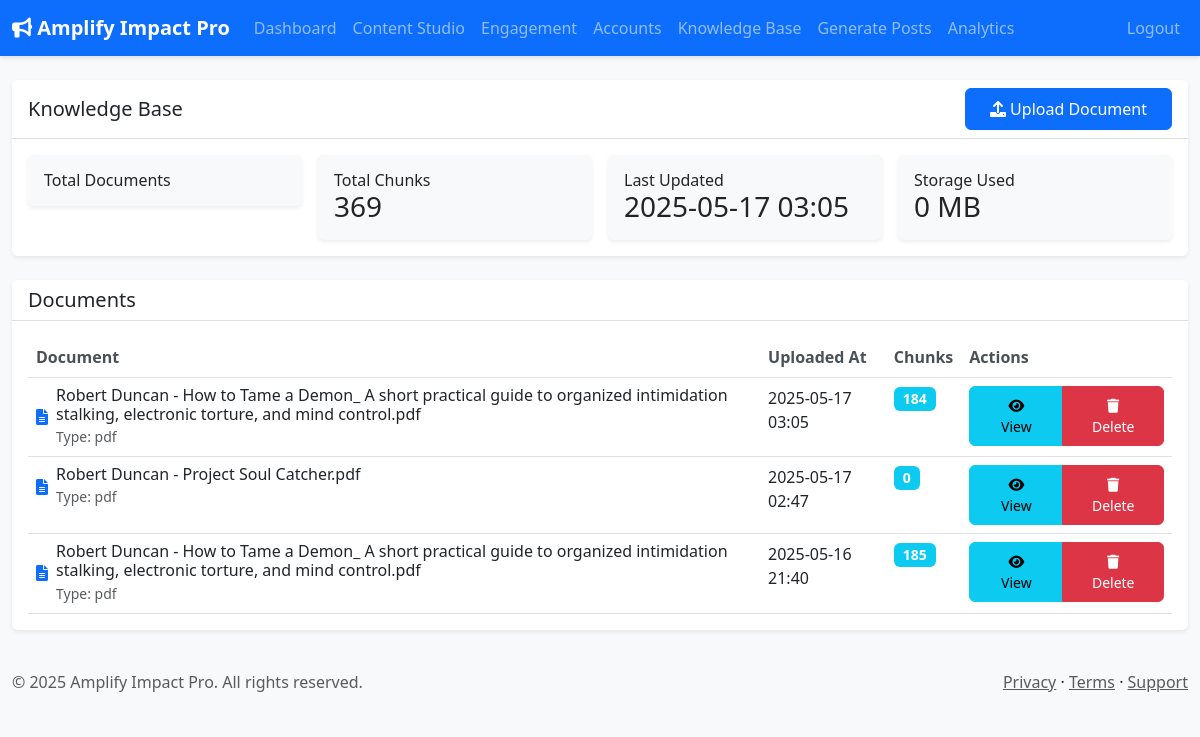
Page /knowledge-base/ (signed in) on the committed database.
### app/models.py (models this page shows, shortened)
class KnowledgeDocument(db.Model):
    id = db.Column(db.Integer, primary_key=True)
    portal_user_id = db.Column(db.Integer, db.ForeignKey('portal_user.id'), nullable=False)
    filename = db.Column(db.String(255), nullable=False)
    original_filename = db.Column(db.String(255))
    file_type = db.Column(db.String(10))
    status = db.Column(db.String(50), default="uploaded")
    processed_at = db.Column(db.DateTime)
    uploaded_at = db.Column(db.DateTime, default=lambda: datetime.now(timezone.utc))
    portal_user = db.relationship('PortalUser', backref=db.backref('knowledge_documents', lazy=True))
    chunks = db.relationship('KnowledgeChunk', backref='document', lazy='dynamic', cascade="all, delete-orphan")

### app/routes/knowledge_base.py (the view, shortened to what this page needs)
@kb_bp.route('/', methods=['GET', 'POST'])
@login_required
def manage_knowledge_base():
    form = KnowledgeDocumentUploadForm()
    kb_manager = KnowledgeBaseManager(current_user.id)
    documents_query = db.select(KnowledgeDocument).filter_by(
        portal_user_id=current_user.id
    ).order_by(KnowledgeDocument.uploaded_at.desc())
    documents = db.session.scalars(documents_query).all()
    def calculate_total_chunks(docs):
        return sum(doc.chunks.count() if hasattr(doc, 'chunks') and hasattr(doc.chunks, 'count') else len(getattr(doc, 'chunks', [])) for doc in docs)
    def calculate_last_updated(docs):
        dates = [doc.uploaded_at for doc in docs if getattr(doc, 'uploaded_at', None)]
        return max(dates) if dates else None
    total_chunks_val = calculate_total_chunks(documents)
    last_updated_val = calculate_last_updated(documents)
    storage_used_val = calculate_storage_used() if 'calculate_storage_used' in globals() else None
    return render_template('knowledge_base/index.html',
                         form=form,
                         documents=documents,
                         total_chunks=total_chunks_val,
                         last_updated=last_updated_val,
                         storage_used=storage_used_val)

### app/models.py (called while the page is built)
@login_manager.user_loader
def load_user(id):
    return db.session.get(PortalUser, int(id))

### app/templates/knowledge_base/index.html (shortened to what this page needs)
{% extends "base.html" %}
{% block content %}
<div class="row">
    <div class="col-12 mb-4">
        <div class="card">
            <div class="card-header d-flex justify-content-between align-items-center">
                <h5 class="card-title mb-0">Knowledge Base</h5>
                <a href="#" class="btn btn-primary" data-bs-toggle="modal" data-bs-target="#uploadModal">
                    <i class="fas fa-upload"></i> Upload Document
                </a>
            </div>
            <div class="card-body">
                <div class="row g-3">
                    <div class="col-md-3">
                        <div class="card bg-light">
                            <div class="card-body">
                                <h6 class="card-title mb-0">Total Documents</h6>
                            </div>
                        </div>
                    </div>
                    <div class="col-md-3">
                        <div class="card bg-light">
                            <div class="card-body">
                                <h6 class="card-title mb-0">Total Chunks</h6>
                                <h3 class="mb-0">{{ total_chunks }}</h3>
                            </div>
                        </div>
                    </div>
                    <div class="col-md-3">
                        <div class="card bg-light">
                            <div class="card-body">
                                <h6 class="card-title mb-0">Last Updated</h6>
                                <h3 class="mb-0">{{ last_updated.strftime('%Y-%m-%d %H:%M') if last_updated else 'Never' }}</h3>
                            </div>
                        </div>
                    </div>
                    <div class="col-md-3">
                        <div class="card bg-light">
                            <div class="card-body">
                                <h6 class="card-title mb-0">Storage Used</h6>
                                <h3 class="mb-0">{{ storage_used }} MB</h3>
                            </div>
                        </div>
                    </div>
                </div>
            </div>
        </div>
    </div>
    <div class="col-12">
        <div class="card">
            <div class="card-header">
                <h5 class="card-title mb-0">Documents</h5>
            </div>
            <div class="card-body">
                {% if documents %}
                <div class="table-responsive">
                    <table class="table">
                        <thead>
                            <tr>
                                <th>Document</th>
                                <th>Uploaded At</th>
                                <th>Chunks</th>
                                <th>Actions</th>
                            </tr>
                        </thead>
                        <tbody>
                            {% for document in documents %}
                            <tr>
                                <td>
                                    <div class="d-flex align-items-center">
                                        <i class="fas fa-file-alt text-primary me-2"></i>
                                        <div>
                                            <h6 class="mb-0">{{ document.original_filename }}</h6>
                                            <small class="text-muted">Type: {{ document.file_type }}</small>
                                        </div>
                                    </div>
                                </td>
                                <td>
                                    {{ document.uploaded_at.strftime('%Y-%m-%d %H:%M') }}
                                </td>
                                <td>
                                    <span class="badge bg-info">
                                        {{ document.chunks.count() }}
                                    </span>
                                </td>
                                <td>
                                    <div class="btn-group">
                                        <a href="{{ url_for('kb_bp.view_document', document_id=document.id) }}"
                                           class="btn btn-sm btn-info">
                                            <i class="fas fa-eye"></i> View
                                        </a>
                                        <button type="button" class="btn btn-sm btn-danger"
                                                data-bs-toggle="modal"
                                                data-bs-target="#deleteDocumentModal"
                                                data-document-id="{{ document.id }}">
                                            <i class="fas fa-trash"></i> Delete
                                        </button>
                                    </div>
                                </td>
                            </tr>
                            {% endfor %}
                        </tbody>
                    </table>
                </div>
                {% else %}
                <div class="text-center py-4">
                    <p class="text-muted">No documents found. Click the button above to upload a document.</p>
                </div>
                {% endif %}
            </div>
        </div>
    </div>
</div>
{% endblock %}

### app/static/css/style.css (style rules this page uses)
body { background-color: #f8f9fa; }
.card { border: none; box-shadow: 0 0.125rem 0.25rem rgba(0,0,0,0.075); }
.card-header { background-color: #fff; border-bottom: 1px solid rgba(0,0,0,0.125); }
.btn { padding: 0.5rem 1.5rem; border-radius: 0.375rem; }
.btn-primary { background-color: #0d6efd; border-color: #0d6efd; }
.table { margin-bottom: 0; }
.table th { font-weight: 600; color: #495057; }
.badge { font-size: 0.875rem; padding: 0.35em 0.65em; }

### rows in the picture
KnowledgeDocument: uploaded_at "2025-05-17 03:05", original_filename "Robert Duncan - How to Tame a Demon_ A short practical guide to organized intimidation stalking, electronic torture, and mind control.pdf", file_type "pdf", chunks.count "184"
KnowledgeDocument: original_filename "Robert Duncan - Project Soul Catcher.pdf", file_type "pdf", uploaded_at "2025-05-17 02:47", chunks.count "0"
KnowledgeDocument: original_filename "Robert Duncan - How to Tame a Demon_ A short practical guide to organized intimidation stalking, electronic torture, and mind control.pdf", file_type "pdf", uploaded_at "2025-05-16 21:40", chunks.count "185"

### other values in the picture
{{ total_chunks }} "369"
{{ storage_used }} "0"
